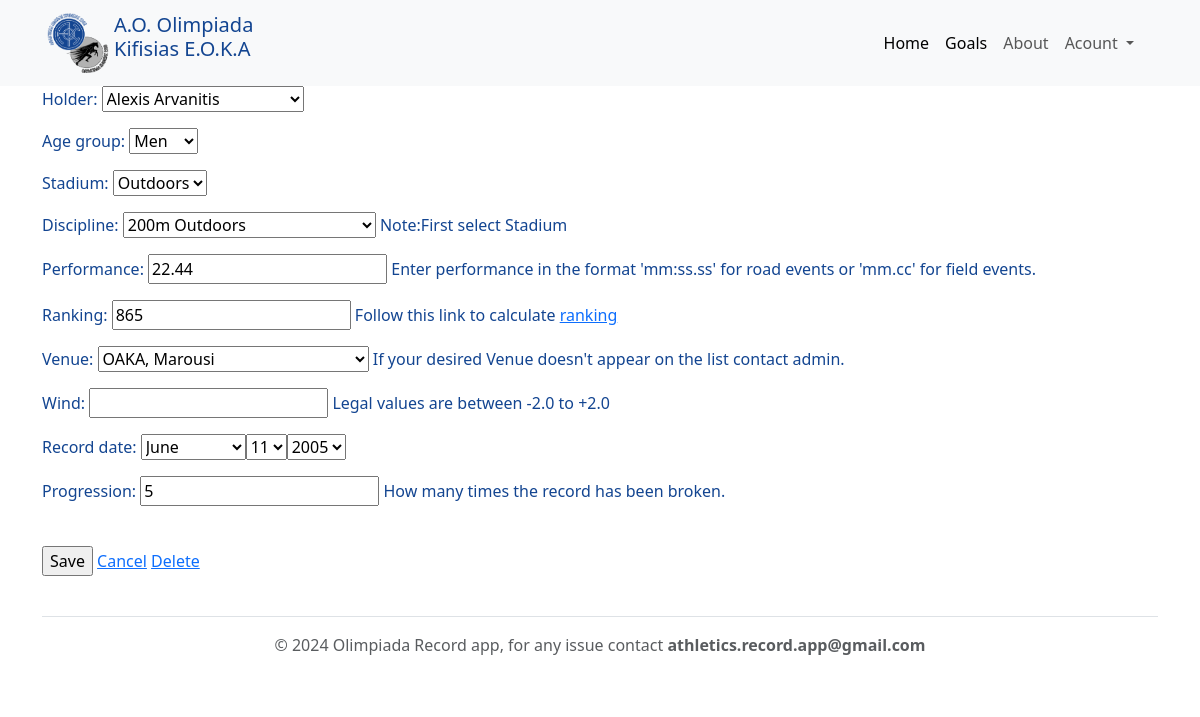
The app's page /records/22/ (signed in), older data.
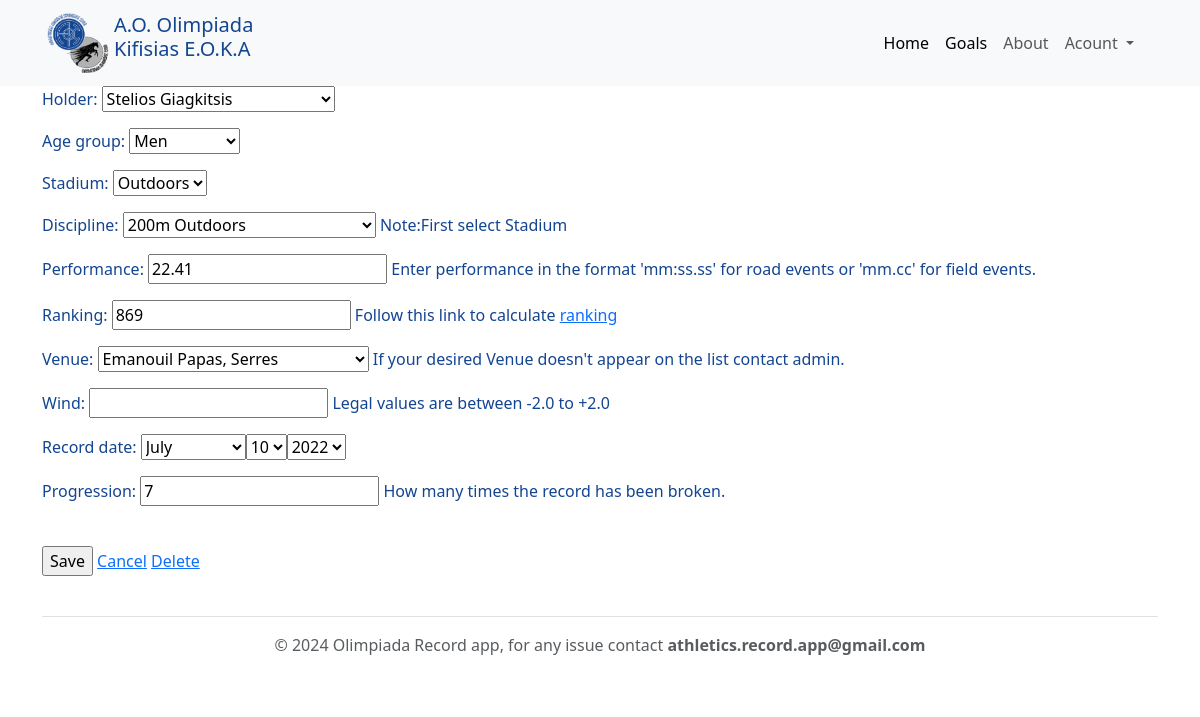
The same page, newer data.
### records/models.py (models this page shows, shortened)
class Record(models.Model):
    user = models.ForeignKey(User, blank=True, null=True, on_delete=models.SET_NULL)
    holder = models.ForeignKey(Athlete, blank=True, null=True, on_delete=models.SET_NULL)
    age_group = models.ForeignKey(AgeGroup, blank=True, null=True, on_delete=models.SET_NULL)
    discipline = models.ForeignKey(Discipline, blank=True, null=True, on_delete=models.SET_NULL)
    venue = models.ForeignKey(Venue, blank=True, null=True, on_delete=models.SET_NULL)
    stadium = models.ForeignKey(Stadium, blank=True, null=True, on_delete=models.SET_NULL)
    performance = models.FloatField(blank=False, null=True)
    ranking = models.IntegerField(blank=True, null=True)
    progression = models.IntegerField(blank=True, null=True, default=1)
    wind = models.DecimalField(
        max_digits=3,
        decimal_places=1,
        validators=[MinValueValidator(-9.9), MaxValueValidator(9.9)],
        null=True,
        blank=True
    )
    record_date = models.DateField(auto_now=False, auto_now_add=False, null=True, blank=True)
    timestamp = models.DateTimeField(auto_now_add=True)
    updated = models.DateTimeField(auto_now=True)
    def get_delete_url(self):
        return f'/records/{self.pk}/delete/'
    class Meta:
        unique_together = [['holder', 'discipline', 'performance', 'age_group']]
        db_table = 'Olimpiada records'

### records/views.py (the view, shortened to what this page needs)
# urls.py: path('records/<int:pk>/', RecordUpdateView.as_view(), name='records-update'),
class RecordUpdateView(LoginRequiredMixin, UpdateView):
    form_class = RecordForm
    model = Record
    template_name_suffix = '_detail'
    def get_queryset(self):
        return Record.objects.filter(user=self.request.user)

### records/models.py (called while the page is built)
    @property
    def full_name(self):
        return f"{self.first_name} {self.last_name}"

    def __str__(self):
        return self.full_name

    def __str__(self):
        return self.name

    def __str__(self):
        return f"{self.name} {self.stadium}"

    def __str__(self):
        return self.age_group

    def __str__(self):
        return f"{self.stadium_name}, {self.area}"

### records/views.py (called while the page is built)
    @method_decorator(login_required)
    def dispatch(self, request, *args, **kwargs):
        return super(LoginRequiredMixin, self).dispatch(request, *args, **kwargs)

### templates/records/record_detail.html
{% block content %}
    {% if form %}
        {% include 'forms.html' with form=form delete_url=object.get_delete_url %}
    {% endif %}
{% endblock %}

### templates/forms.html (shortened to what this page needs)
{% extends "base.html" %}
{% block content %}
<form method="post"  id="recordForm" data-discipline-url="{% url 'ajax_load_disciplines' %}" >
  {{ form.as_p }} <br>
  <input type="submit" value="Save"/>
    <a href="/">Cancel</a>
  {% if delete_url %}
    <a href="{{delete_url}}">Delete</a>
  {% endif %}
</form>
{% endblock %}

Row changes from the older to the newer data that the page shows:
changed Record "Men": holder "Alexis Arvanitis" → "Stelios Giagkitsis"; performance "22.44" → "22.41"; ranking "865" → "869"; venue "OAKA, Marousi" → "Emanouil Papas, Serres"; progression "5" → "7"
Text that changed along with them:
form field as_p: "June" → "July"
form field as_p: "11" → "10"
form field as_p: "2005" → "2022"
